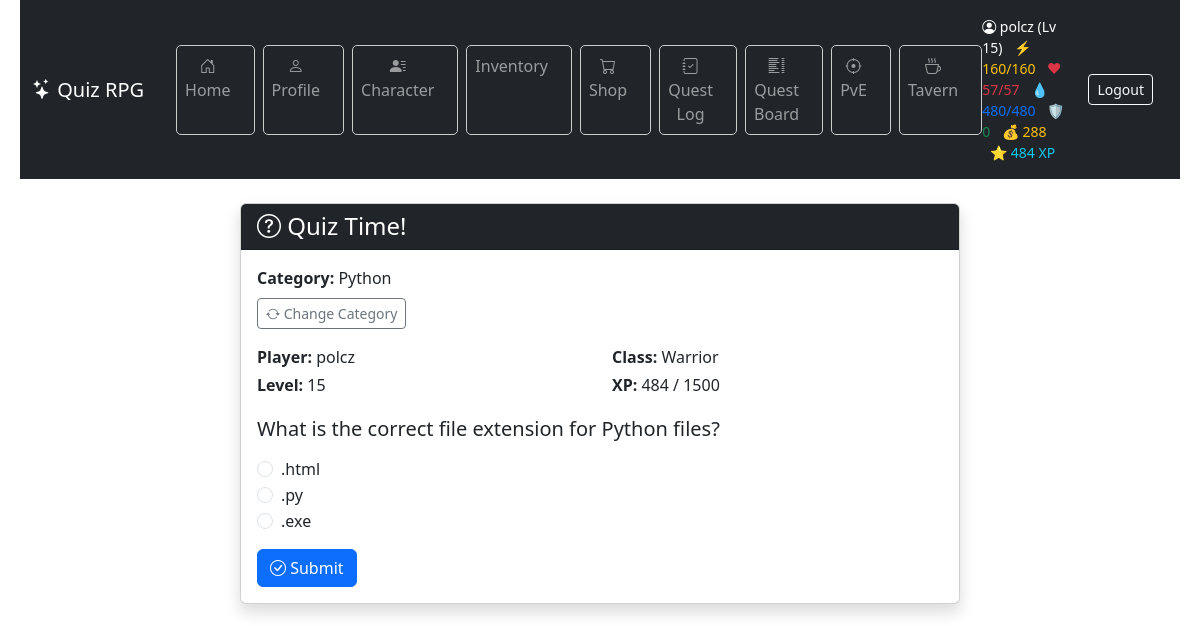
The app's page /quiz/ (signed in) with its own data.
### game/models.py (models this page shows, shortened)
class Character(models.Model):
    CLASS_CHOICES = [
        ("warrior", "Warrior"),
        ("mage", "Mage"),
        ("rogue", "Rogue"),
    ]
    user = models.OneToOneField(User, on_delete=models.CASCADE)
    name = models.CharField(max_length=100)
    character_class = models.CharField(
        max_length=20, choices=CLASS_CHOICES, default="warrior"
    )
    level = models.IntegerField(default=1)
    experience = models.IntegerField(default=0)
    experience_to_next_level = models.PositiveIntegerField(default=100)
    hp = models.PositiveIntegerField(default=100)
    max_hp = models.PositiveIntegerField(default=100)
    hp_from_levels = models.PositiveIntegerField(default=0)
    mana = models.PositiveIntegerField(default=50)
    max_mana = models.PositiveIntegerField(default=50)
    mana_from_levels = models.PositiveIntegerField(default=0)
    stamina = models.PositiveIntegerField(default=50)
    max_stamina = models.PositiveIntegerField(default=50)
    armor = models.PositiveIntegerField(default=0)
    damage_reduction = models.FloatField(default=0.0)
    physical_min_damage = models.PositiveIntegerField(default=1)
    physical_max_damage = models.PositiveIntegerField(default=3)
    spell_power = models.PositiveIntegerField(default=0)
    hp_regeneration = models.PositiveIntegerField(default=0)
    mana_regeneration = models.PositiveIntegerField(default=0)
    stamina_regeneration = models.PositiveIntegerField(default=0)
    items = models.ManyToManyField("Item", related_name="characters", blank=True)
    equipped_head = models.ForeignKey(
        "Item",
        null=True,
        blank=True,
        related_name="equipped_on_head",
        on_delete=models.SET_NULL,
    )
    equipped_body = models.ForeignKey(
        "Item",
        null=True,
        blank=True,
        related_name="equipped_on_body",
        on_delete=models.SET_NULL,
    )
    equipped_legs = models.ForeignKey(
        "Item",
        null=True,
        blank=True,
        related_name="equipped_on_legs",
        on_delete=models.SET_NULL,
    )
    equipped_feet = models.ForeignKey(
        "Item",
        null=True,
        blank=True,
        related_name="equipped_on_feet",
        on_delete=models.SET_NULL,
    )
    equipped_hand_right = models.ForeignKey(
        "Item",
        null=True,
        blank=True,
        related_name="equipped_on_hand_right",
        on_delete=models.SET_NULL,
    )
    equipped_hand_left = models.ForeignKey(
        "Item",
        null=True,
        blank=True,
        related_name="equipped_on_hand_left",
        on_delete=models.SET_NULL,
    )
    strength = models.IntegerField(default=5)
    intelligence = models.IntegerField(default=5)
    dexterity = models.IntegerField(default=5)
    vitality = models.IntegerField(default=5)
    luck = models.IntegerField(default=5)
    stat_points = models.IntegerField(default=0)
    gold = models.IntegerField(default=0)
    last_regen_time = models.DateTimeField(default=timezone.now)
    class XpReward(TypedDict):
        total: int
        base: int
        strength_bonus: int
        intelligence_bonus: int
        double: bool

class Question(models.Model):
    text = models.CharField(max_length=255)
    category = models.ForeignKey(
        "Category", on_delete=models.CASCADE, null=True, blank=True
    )

class Category(models.Model):
    name = models.CharField(max_length=100)

class Answer(models.Model):
    question = models.ForeignKey(
        "Question", related_name="answers", on_delete=models.CASCADE
    )
    text = models.CharField(max_length=255)
    is_correct = models.BooleanField(default=False)

### game/views.py (the view, shortened to what this page needs)
# urls.py: path("quiz/", views.quiz_view, name="quiz"),
@character_required
def quiz_view(request):
    character, created = Character.objects.get_or_create(
        user=request.user,
        defaults={"name": request.user.username},
    )
    regenerate_character(character)
    category_id = request.session.get("selected_category")
    questions = Question.objects.all()
    if category_id:
        questions = questions.filter(category_id=category_id)
    if not questions.exists():
        return render(request, "game/no_questions.html", {"category_id": category_id})
    if not character.character_class:
        return redirect("choose_class")
    feedback = request.session.pop("feedback", None)
    question = random.choice(questions)
    return render(
        request,
        "game/quiz.html",
        {"question": question, "character": character, "feedback": feedback},
    )

### game/context_processors.py (called while the page is built)
def character_context(request):
    if request.user.is_authenticated:
        try:
            character = Character.objects.get(user=request.user)
            return {"character": character}
        except Character.DoesNotExist:
            return {}
    return {}

### game/services/regeneration.py (called while the page is built)
def regenerate_character(character):
    now = timezone.now()
    elapsed = now - character.last_regen_time
    ticks = elapsed // REGEN_INTERVAL
    if ticks >= 1:
        character.hp = min(character.max_hp, character.hp + ticks * REGEN_AMOUNT)
        character.mana = min(character.max_mana, character.mana + ticks * REGEN_AMOUNT)
        character.stamina = min(
            character.max_stamina, character.stamina + ticks * REGEN_AMOUNT
        )
        character.last_regen_time = now
        character.save()

### game/templates/game/quiz.html (shortened to what this page needs)
{% extends "game/base.html" %}
{% block content %}
<div class="container my-4">
  <div class="row justify-content-center">
    <div class="col-lg-8">
      <div class="card shadow">
        <div class="card-header bg-dark text-white">
          <h4 class="mb-0"><i class="bi bi-question-circle"></i> Quiz Time!</h4>
        </div>
        <div class="card-body">
          {% if question.category %}
          <p class="mb-2">
            <strong>Category:</strong> {{ question.category.name }}
          </p>
          {% endif %}
          <p>
            <a href="{% url 'clear_category' %}" class="btn btn-sm btn-outline-secondary">
              <i class="bi bi-arrow-repeat"></i> Change Category
            </a>
          </p>
          <div class="mb-3 row row-cols-2">
            <p class="mb-1"><strong>Player:</strong> {{ character.name }}</p>
            <p class="mb-1"><strong>Class:</strong> {{ character.get_character_class_display }}</p>
            <p class="mb-1"><strong>Level:</strong> {{ character.level }}</p>
            <p class="mb-1">
              <strong>XP:</strong> {{ character.experience }} / {{ character.level|add:"0" }}00
            </p>
          </div>
          <form method="post">
            <div class="mb-3">
              <h5 class="mb-3">{{ question.text }}</h5>
              {% for answer in question.answers.all %}
              <div class="form-check">
                <input
                  class="form-check-input"
                  type="radio"
                  name="answer"
                  id="answer{{ answer.id }}"
                  value="{{ answer.id }}"
                />
                <label class="form-check-label" for="answer{{ answer.id }}">
                  {{ answer.text }}
                </label>
              </div>
              {% endfor %}
            </div>
            <button type="submit" class="btn btn-primary">
              <i class="bi bi-check-circle"></i> Submit
            </button>
          </form>
        </div>
      </div>
    </div>
  </div>
</div>
{% endblock %}

### game/templates/game/base.html (shortened to what this page needs)
{% load static %}
<!DOCTYPE html>
<html lang="en">
  <head>
    <link rel="stylesheet" type="text/css" href="{% static 'game/style.css' %}" />
    <link href="https://cdn.jsdelivr.net/npm/bootstrap@5.3.3/dist/css/bootstrap.min.css" rel="stylesheet" />
    <link href="https://cdn.jsdelivr.net/npm/bootstrap-icons@1.11.3/font/bootstrap-icons.css" rel="stylesheet" />
  </head>
  <body>
    <header class="bg-dark text-white">
      <nav class="navbar navbar-expand-lg navbar-dark bg-dark">
        <div class="container-fluid d-flex justify-content-between align-items-center py-2">
          <div class="d-flex align-items-center gap-3">
            <a class="navbar-brand me-3" href="{% url 'home' %}">
              <i class="bi bi-stars"></i> Quiz RPG
            </a>
            <ul class="navbar-nav flex-row gap-2">
              <li class="nav-item"><a class="nav-link btn btn-outline-secondary" href="{% url 'home' %}"><i class="bi bi-house-door"></i> Home</a></li>
              <li class="nav-item"><a class="nav-link btn btn-outline-secondary" href="{% url 'profile' %}"><i class="bi bi-person"></i> Profile</a></li>
              <li class="nav-item"><a class="nav-link btn btn-outline-secondary" href="{% url 'character' %}"><i class="bi bi-person-lines-fill"></i> Character</a></li>
              <li class="nav-item"><a class="nav-link btn btn-outline-secondary" href="{% url 'inventory' %}"> Inventory</a></li>
              <li class="nav-item"><a class="nav-link btn btn-outline-secondary" href="{% url 'shop' %}"><i class="bi bi-cart"></i> Shop</a></li>
              <li class="nav-item"><a class="nav-link btn btn-outline-secondary" href="{% url 'quest_log' %}"><i class="bi bi-journal-check"></i> Quest Log</a></li>
              <li class="nav-item"><a class="nav-link btn btn-outline-secondary" href="{% url 'quest_list' %}"><i class="bi bi-list-columns"></i> Quest Board</a></li>
              <li class="nav-item"><a class="nav-link btn btn-outline-secondary" href="{% url 'battle_select' %}"><i class="bi bi-crosshair"></i> PvE</a></li>
              <li class="nav-item"><a class="nav-link btn btn-outline-secondary" href="{% url 'tavern' %}"><i class="bi bi-cup-hot"></i> Tavern</a></li>
            </ul>
          </div>
          <div class="d-flex align-items-center gap-3">
            {% if character %}
              <span class="text-white small">
                <i class="bi bi-person-circle"></i> {{ character.name }} (Lv {{ character.level }})
                <span class="text-warning ms-2">⚡ {{ character.stamina }}/{{ character.max_stamina }}</span>
                <span class="text-danger ms-2">❤ {{ character.hp }}/{{ character.max_hp }}</span>
                <span class="text-primary ms-2">💧 {{ character.mana }}/{{ character.max_mana }}</span>
                <span class="text-success ms-2">🛡️ {{ character.armor }}</span>
                <span class="text-warning ms-2">💰 {{ character.gold }}</span>
                <span class="text-info ms-2">⭐ {{ character.experience }} XP</span>
              </span>
            {% endif %}
            <a class="btn btn-outline-light btn-sm" href="{% url 'logout' %}">Logout</a>
          </div>
        </div>
      </nav>
    </header>
    <main class="container mt-4">
      {% block content %}{% endblock %}
    </main>
  </body>
</html>

### game/static/game/style.css (style rules this page uses)
body { font-family: "Segoe UI", sans-serif; background-color: #f4f4f4; color: #333; margin: 0; padding: 0 20px; }
nav a { color: #ddd; text-decoration: none; margin-right: 15px; }
nav li { background: none !important; width: auto !important; height: auto !important; padding: 0 !important; margin: 0 !important; display: list-item; }
button { background-color: #4CAF50; color: white; border: none; padding: 8px 16px; margin-top: 5px; cursor: pointer; border-radius: 4px; }
ul { list-style: none; padding-left: 0; }
li { background-color: white; border: 1px solid #ccc; margin: 5px 0; padding: 10px; border-radius: 5px; }

### records on screen
Character: name "polcz", level "15", stamina "160", max_stamina "160", hp "57", max_hp "57", mana "480", max_mana "480", armor "0", gold "288", experience "484", character_class "Warrior", level|add "15"
Question: category.name "Python", text "What is the correct file extension for Python files?"
Answer: text ".html"
Answer: text ".py"
Answer: text ".exe"
